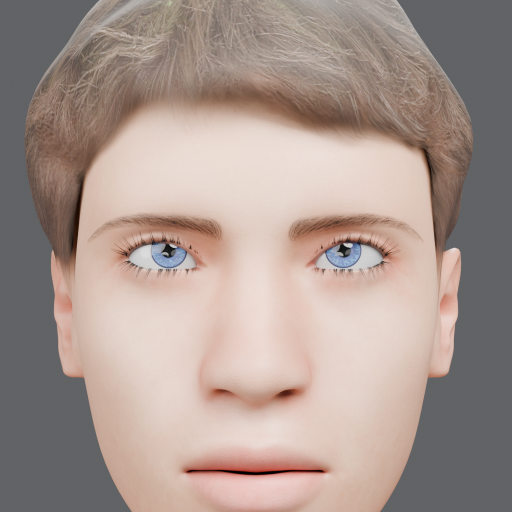
#> input picture renders/frame_00.png, 1024 x 1024 px (shown at 1/2 size); its folder holds 4 pictures in this run
$ python contact_sheet.py
#> lines starting #> are read from the running program, lines starting #| are printed output that depends on the picture
"""Contact sheet: 10 clockwise frames + eye close-ups + 5-direction check row.

    python tools/contact_sheet.py      -> contact_sheet.png
"""
import json
import math
import os

from PIL import Image, ImageDraw, ImageFont

ROOT = os.path.abspath(os.path.join(os.path.dirname(__file__), ".."))
meta = json.load(open(os.path.join(ROOT, "metadata.json")))
#> (reads metadata.json from the repository)
report_path = os.path.join(ROOT, "checks", "report.json")
report = json.load(open(report_path)) if os.path.exists(report_path) else {}
#> (reads checks/report.json from the repository)


def font(sz, bold=False):
    for f in (("arialbd.ttf" if bold else "arial.ttf"), "DejaVuSans.ttf"):
        try:
            return ImageFont.truetype(f, sz)
        except OSError:
            pass
    return ImageFont.load_default()


BG, FG, MUTED, ACC = (16, 18, 22), (236, 237, 241), (150, 155, 166), (255, 196, 84)
GREEN, RED = (70, 210, 120), (240, 80, 80)
T = 312                       # tile width
CLOSEUPS = os.path.isdir(os.path.join(ROOT, "renders_eyes"))
EH = 156 if CLOSEUPS else 92  # eye close-up height
EYE_BOX = (214, 452, 810, 576)  # eye region in the 1024 render (aspect ~ T:EH)
PAD, COLS = 18, 5
HEAD = 150
W = PAD + COLS * (T + PAD)
row_h = T + EH + 30
DIR_H = 60 + EH + 70
H = HEAD + 2 * row_h + DIR_H + PAD
sheet = Image.new("RGB", (W, H), BG)
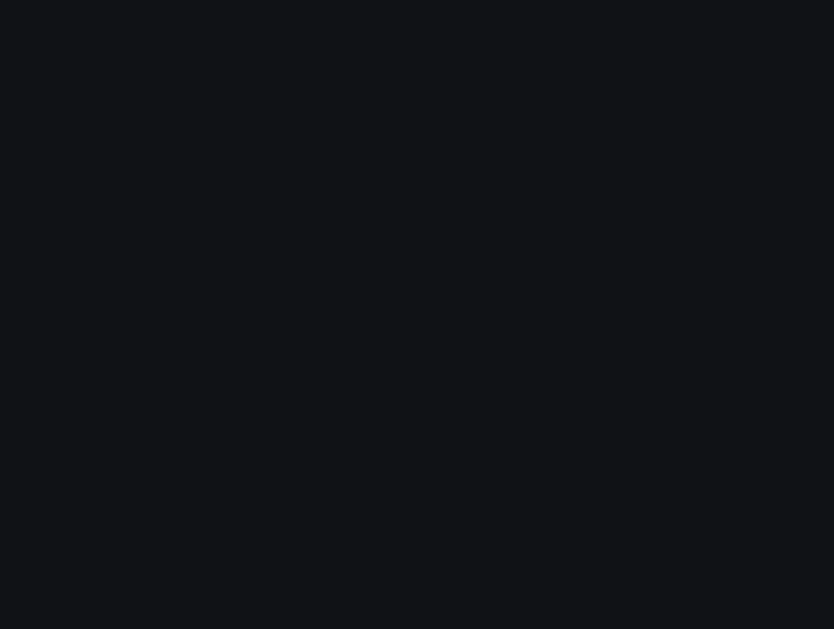
#> sheet: PIL image 1668x1258 RGB (shown at 1/2 size); mean R, G, B 16, 18, 22
d = ImageDraw.Draw(sheet)

d.text((PAD, 22), "Track 01 · Synthetic eye movement — 10 clockwise renders", font=font(34, True), fill=FG)
d.text((PAD, 70), "θk = 2πk/10, h = sin θk, v = cos θk (k = 0 at top) · fixation 35 cm ahead of eye midpoint (±5 cm) · "
       "camera locked 40 cm · 1024×1024", font=font(19), fill=MUTED)
d.text((PAD, 98), "Rings = metadata pupil_center_2D (L green, R magenta). Lids follow vertical gaze.",
       font=font(19), fill=MUTED)

# small clockwise dial in the header
cx, cy, r = W - 80, 75, 48
d.ellipse((cx - r, cy - r, cx + r, cy + r), outline=MUTED, width=2)
for k in range(10):
    th = 2 * math.pi * k / 10
    px, py = cx + r * math.sin(th), cy - r * math.cos(th)
    d.ellipse((px - 4, py - 4, px + 4, py + 4), fill=ACC if k == 0 else FG)
d.text((cx - r - 105, cy - 10), "clockwise →", font=font(17), fill=MUTED)


def eyes_crop(img):
    return img.crop(EYE_BOX).resize((T, EH), Image.LANCZOS)


for r_ in meta:
    k = r_["frame"]
    col, row = k % COLS, k // COLS
    x, y = PAD + col * (T + PAD), HEAD + row * row_h
    img = Image.open(os.path.join(ROOT, "renders", f"frame_{k:02d}.png")).convert("RGB")
#> img is the input picture: PIL image 1024x1024 RGB; mean R, G, B 168.6, 151.5, 143.8
    dd = ImageDraw.Draw(img)
    for s, c in (("L", (40, 230, 90)), ("R", (240, 60, 220))):
        px, py = r_[f"pupil_center_2D_{s}"]
        dd.ellipse((px - 6, py - 6, px + 6, py + 6), outline=c, width=2)
    sheet.paste(img.resize((T, T), Image.LANCZOS), (x, y))
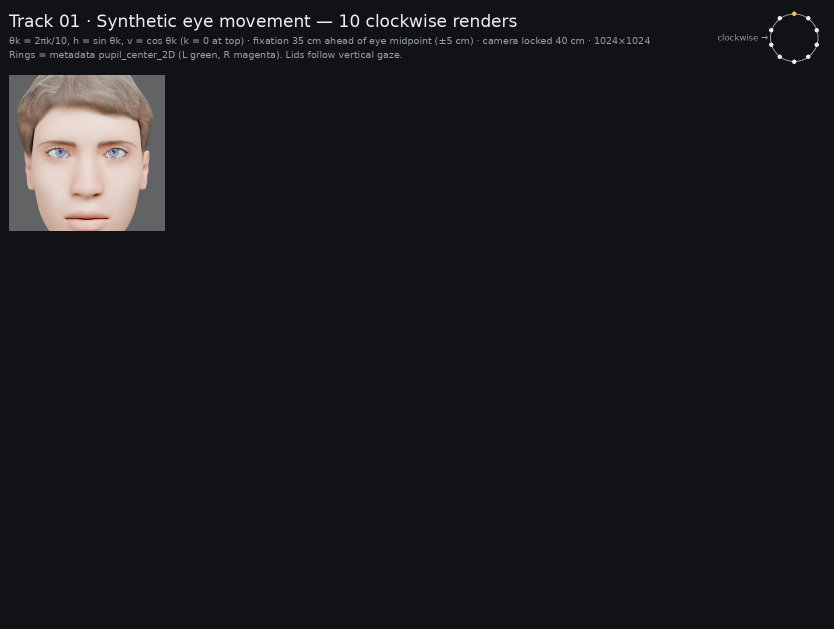
#> sheet: PIL image 1668x1258 RGB (shown at 1/2 size); mean R, G, B 24.4, 25.5, 29
    cu = os.path.join(ROOT, "renders_eyes", f"frame_{k:02d}.png")
    if CLOSEUPS and os.path.exists(cu):
        eimg = Image.open(cu).convert("RGB")
        de = ImageDraw.Draw(eimg)
        for s_, c in (("L", (40, 230, 90)), ("R", (240, 60, 220))):
            ex, ey = r_["eyes_closeup"][f"pupil_center_2D_{s_}"]
            de.ellipse((ex - 9, ey - 9, ex + 9, ey + 9), outline=c, width=3)
        sheet.paste(eimg.resize((T, EH), Image.LANCZOS), (x, y + T))
    else:
        sheet.paste(eyes_crop(img), (x, y + T))
#> in eyes_crop, `return img.crop(EYE_BOX).resize((T, EH), Image.LANCZOS)`:
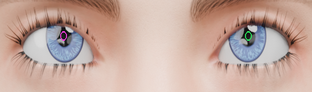
#> returned value: PIL image 312x92 RGB; mean R, G, B 196.4, 168.3, 157.9
    d.rectangle((x - 1, y - 1, x + T, y + T + EH), outline=(70, 74, 86))
    d.text((x + 10, y + 8), f"k={k}  θ={math.degrees(r_['theta']):.0f}°", font=font(20, True), fill=ACC)
    d.text((x + 10, y + 34), f"h={r_['input']['h']:+.3f}  v={r_['input']['v']:+.3f}", font=font(16), fill=FG)
    # gaze arrow
    ax, ay = x + T - 34, y + 34
    th = r_["theta"]
    d.ellipse((ax - 18, ay - 18, ax + 18, ay + 18), outline=MUTED, width=1)
    d.line((ax, ay, ax + 16 * math.sin(th), ay - 16 * math.cos(th)), fill=ACC, width=3)
    d.text((x + 2, y + T + EH + 4), f"vergence {r_['vergence_deg']:.2f}°   eye L rot "
           f"({r_['eye_rotation_L'][0]:+.1f}, {r_['eye_rotation_L'][2]:+.1f})°", font=font(14), fill=MUTED)
#> pass 2 of the loop `for r_ in meta:`:
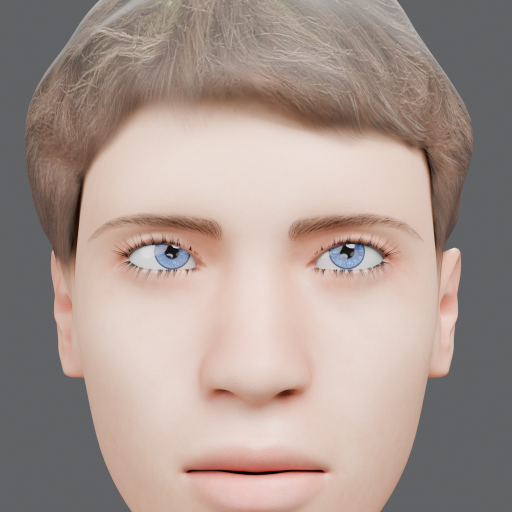
#> input picture renders/frame_01.png, 1024 x 1024 px (shown at 1/2 size)
#> img is the input picture: PIL image 1024x1024 RGB; mean R, G, B 168.6, 151.5, 143.8
#> `sheet.paste(img.resize((T, T), Image.LANCZOS), (x, y))`:
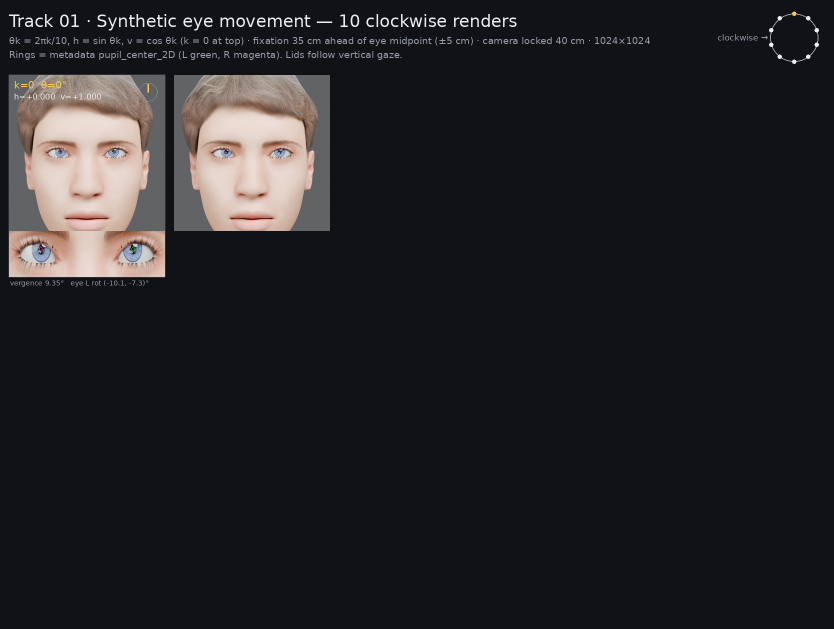
#> sheet: PIL image 1668x1258 RGB (shown at 1/2 size); mean R, G, B 34, 33.8, 36.6
#> in eyes_crop (call 2), `return img.crop(EYE_BOX).resize((T, EH), Image.LANCZOS)`:
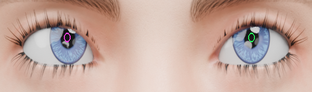
#> returned value: PIL image 312x92 RGB; mean R, G, B 196.2, 168.1, 157.6
#> pass 3 of the loop `for r_ in meta:`:
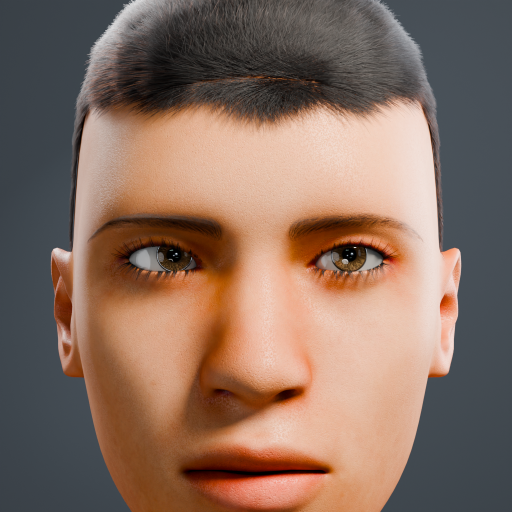
#> input picture renders/frame_02.png, 1024 x 1024 px (shown at 1/2 size)
#> img is the input picture: PIL image 1024x1024 RGB; mean R, G, B 135.9, 109.7, 95.8
#> `sheet.paste(img.resize((T, T), Image.LANCZOS), (x, y))`:
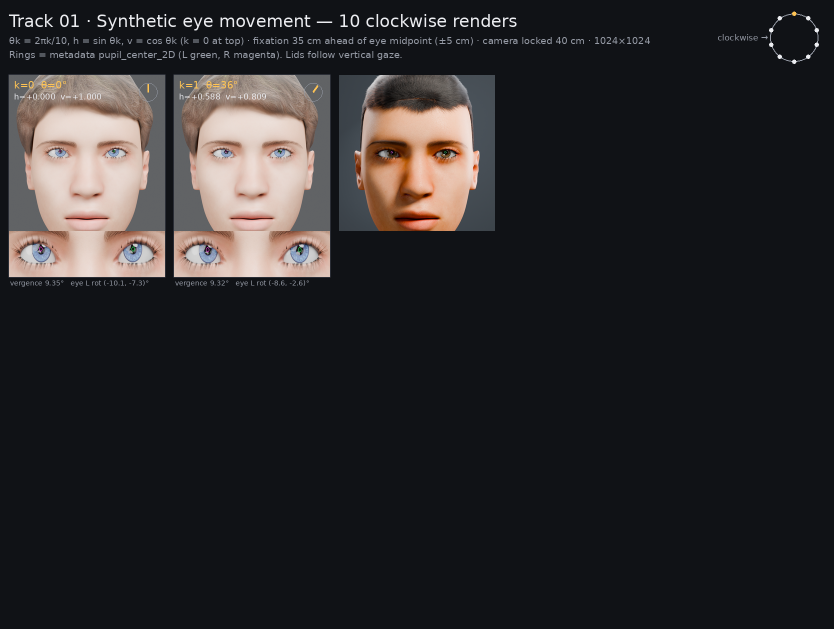
#> sheet: PIL image 1668x1258 RGB (shown at 1/2 size); mean R, G, B 42.2, 40.3, 42
#> in eyes_crop (call 3), `return img.crop(EYE_BOX).resize((T, EH), Image.LANCZOS)`:
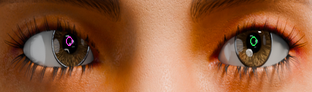
#> returned value: PIL image 312x92 RGB; mean R, G, B 145.9, 91.3, 58
#> (the run stopped early here; a loop or call above may not have finished)
